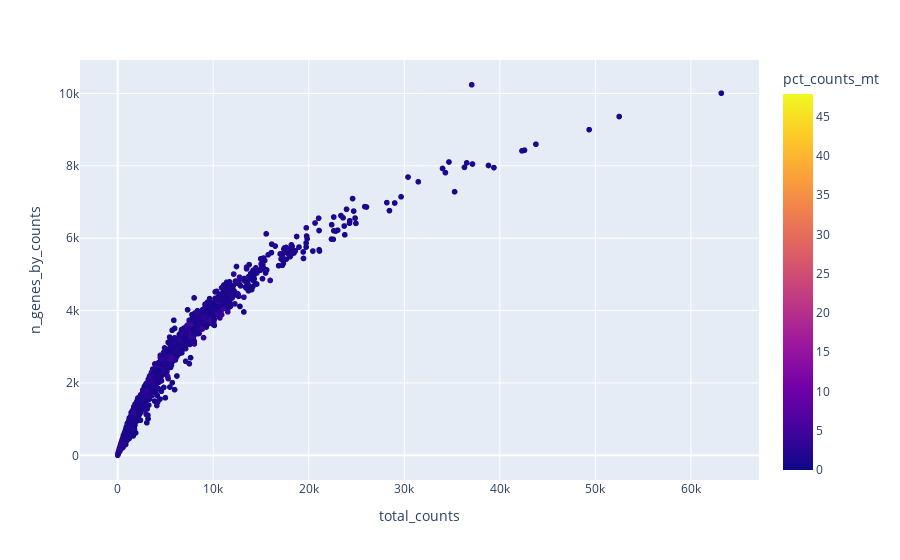

The code cell stored with this chart in its notebook:
### Code cell
p3 = px.scatter(adata.obs, x="total_counts", y="n_genes_by_counts", color="pct_counts_mt")
p3

### Figure 1 — Plotly figure (JSON) as saved in the notebook; plotly's stock layout.template omitted (floating-point values rounded to 4 significant figures; data arrays with more than 128 entries replaced by an {"elided": "..."} marker saying what was removed)
{"data": [{"hovertemplate": "total_counts=%{x}<br>n_genes_by_counts=%{y}<br>pct_counts_mt=%{marker.color}<extra></extra>", "legendgroup": "", "marker": {"color": {"elided": "16934 float values"}, "coloraxis": "coloraxis", "symbol": "circle"}, "mode": "markers", "name": "", "showlegend": false, "type": "scattergl", "x": {"elided": "16934 int values"}, "xaxis": "x", "y": {"elided": "16934 int values"}, "yaxis": "y"}], "layout": {"coloraxis": {"colorbar": {"title": {"text": "pct_counts_mt"}}, "colorscale": [[0, "#0d0887"], [0.1111, "#46039f"], [0.2222, "#7201a8"], [0.3333, "#9c179e"], [0.4444, "#bd3786"], [0.5556, "#d8576b"], [0.6667, "#ed7953"], [0.7778, "#fb9f3a"], [0.8889, "#fdca26"], [1, "#f0f921"]]}, "legend": {"tracegroupgap": 0}, "margin": {"t": 60}, "xaxis": {"anchor": "y", "domain": [0, 1], "title": {"text": "total_counts"}}, "yaxis": {"anchor": "x", "domain": [0, 1], "title": {"text": "n_genes_by_counts"}}}}
